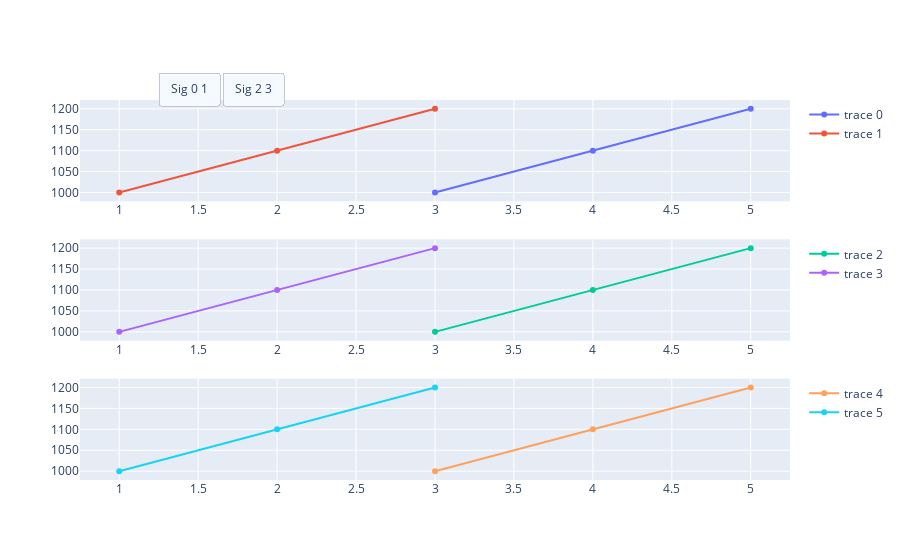

This figure's notebook cell:
### Code cell
fig.update_layout(
    updatemenus=[
        dict(
            type = "buttons",
            direction = "left",
            buttons=list([
                dict(
                    args=[0,1],
                    args2=[0,1],
                    # args=["visible", True],
                    # args2=["visible", True],
                    label="Sig 0 1",
                    method="skip",
                    execute=False,
                ),
            ]),
            pad={"r": 10, "t": 10},
            showactive=True,
            x=0.11,
            xanchor="left",
            y=1.1,
            yanchor="top"
        ),
        dict(
            type = "buttons",
            direction = "left",
            buttons=list([
                dict(
                    args=[2,3],
                    args2=[2,3],
                    # args=["visible", True],
                    # args2=["visible", True],
                    label="Sig 2 3",
                    method="skip",
                    execute=False,
                ),
            ]),
            pad={"r": 10, "t": 10},
            showactive=True,
            x=0.2,
            xanchor="left",
            y=1.1,
            yanchor="top"
        ),
    ]
)

### Figure 1 — Plotly figure (JSON) as saved in the notebook; plotly's stock layout.template omitted (floating-point values rounded to 4 significant figures)
{"data": [{"legend": "legend", "type": "scatter", "x": [3, 4, 5], "xaxis": "x", "y": [1000, 1100, 1200], "yaxis": "y"}, {"legend": "legend", "type": "scatter", "x": [1, 2, 3], "xaxis": "x", "y": [1000, 1100, 1200], "yaxis": "y"}, {"legend": "legend2", "type": "scatter", "x": [3, 4, 5], "xaxis": "x2", "y": [1000, 1100, 1200], "yaxis": "y2"}, {"legend": "legend2", "type": "scatter", "x": [1, 2, 3], "xaxis": "x2", "y": [1000, 1100, 1200], "yaxis": "y2"}, {"legend": "legend3", "type": "scatter", "x": [3, 4, 5], "xaxis": "x3", "y": [1000, 1100, 1200], "yaxis": "y3"}, {"legend": "legend3", "type": "scatter", "x": [1, 2, 3], "xaxis": "x3", "y": [1000, 1100, 1200], "yaxis": "y3"}], "layout": {"autosize": true, "legend": {"x": 1.02, "y": 1, "yanchor": "top"}, "legend2": {"x": 1.02, "y": 0.6333, "yanchor": "top"}, "legend3": {"x": 1.02, "y": 0.2667, "yanchor": "top"}, "showlegend": true, "updatemenus": [{"active": 0, "buttons": [{"args": [0, 1], "args2": [0, 1], "execute": true, "label": "Sig 0 1", "method": "skip"}], "direction": "left", "pad": {"r": 10, "t": 10}, "showactive": true, "type": "buttons", "x": 0.11, "xanchor": "left", "y": 1.1, "yanchor": "top"}, {"active": 0, "buttons": [{"args": [2, 3], "args2": [2, 3], "execute": true, "label": "Sig 2 3", "method": "skip"}], "direction": "left", "pad": {"r": 10, "t": 10}, "showactive": true, "type": "buttons", "x": 0.2, "xanchor": "left", "y": 1.1, "yanchor": "top"}], "xaxis": {"anchor": "y", "autorange": true, "domain": [0, 1], "range": [0.7571, 5.243], "type": "linear"}, "xaxis2": {"anchor": "y2", "autorange": true, "domain": [0, 1], "range": [0.7571, 5.243], "type": "linear"}, "xaxis3": {"anchor": "y3", "autorange": true, "domain": [0, 1], "range": [0.7571, 5.243], "type": "linear"}, "yaxis": {"anchor": "x", "autorange": true, "domain": [0.7333, 1], "range": [965.5, 1234.0], "type": "linear"}, "yaxis2": {"anchor": "x2", "autorange": true, "domain": [0.3667, 0.6333], "range": [965.5, 1234.0], "type": "linear"}, "yaxis3": {"anchor": "x3", "autorange": true, "domain": [0, 0.2667], "range": [965.5, 1234.0], "type": "linear"}}}
